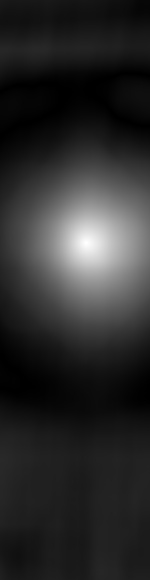
#> input picture convtest.jpg, 150 x 580 px
$ python detect_circle.py
#> lines starting #> are read from the running program, lines starting #| are printed output that depends on the picture; after the words box and inside, x2 and y2 are one past the last pixel; in counts of white or black regions, pixels touching at a corner belong together; long printed decimals are rounded
import numpy as np
import cv2
import time
import multiprocessing
from math import ceil, floor

def haar_circle_bl(size):
    if size < 3:
        raise Exception("must be size 3 or greater")
    else:

        haar = np.ones((size, size))
        radius = size // 4
        center = size // 2
        for i in range(size):
            for j in range(size):
                if ((i-center) ** 2 + (j-center) ** 2) ** 0.5 <= floor(center * 0.789):
                    haar[i][j] = -1
        return haar

def mask(image_section, haar_mask):

    if haar_mask.shape != image_section.shape:
        raise Exception(f"Shapes must match => shape of mask is {haar_mask.shape}, but shape of section is {image_section.shape}")

    return np.sum(image_section * haar_mask)

def slide(image, haar_mask, size):
    max_strength = (0,0,0,0)
    rows, cols = image.shape
    for i in range(rows - size + 1):

        for j in range(cols - size + 1):

            image_section = image[i:i + size, j:j + size]
            strength = abs(mask(image_section, haar_mask)) / (size**2)
            if strength > max_strength[0]:
                max_strength = (strength, i, j, size)
    print(f"slid, size is {size}")
    return max_strength

def final(size):
    haar_mask = haar_circle_bl(size)

    return slide(img1, haar_mask, size)

if __name__ == "__main__":
    image_name = input("which image should be checked? ")
#> the answer given: convtest.jpg
    a,haar_ex = cv2.threshold(haar_circle_bl(100),0,255,cv2.THRESH_BINARY)
    cv2.imwrite("haar.jpg", haar_ex)
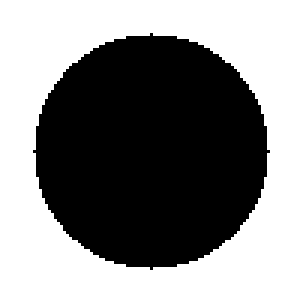
#> saved as haar.jpg: shape (100, 100) (shown 3 times larger); 52.2% white; 1 black region, box (x1, y1, x2, y2) and area: (11, 11, 90, 90) 4777

    strengths = []
    img1 = cv2.imread(image_name, 0)
#> img1 is the input picture: shape (580, 150); min 0, max 255, mean 44.2
    img1 = cv2.resize(img1, None, fx=(200/img1.shape[0]), fy=(200/img1.shape[0]), interpolation=cv2.INTER_NEAREST)
#> img1: shape (200, 52)
    cv2.imwrite("drawn.jpg", img1)
    time1 = time.time()
    print("beginning")
    with multiprocessing.Pool() as pool:
        strengths = pool.map(final, range(50, 220))
#> after the loop in slide, `for i in range(rows - size + 1):`:
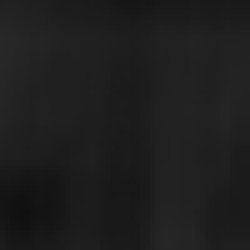
#> image_section: shape (50, 50) (shown 5 times larger); min 16, max 40, mean 29.9
#> after the loop in slide, `for i in range(rows - size + 1):`: max_strength = (24.12, 58, 2, 50)
#> in haar_circle_bl (call 3), `haar = np.ones((size, size))`: haar: shape (51, 51) float64; every value is 1
#> after the loop in haar_circle_bl (call 3), `for i in range(size):`: haar: shape (51, 51) float64; values -1 (black) and 1 (white), 56.6% white; 1 black region, box (x1, y1, x2, y2) and area: (6, 6, 45, 45) 1129
#> in haar_circle_bl (call 4), `haar = np.ones((size, size))`: haar: shape (52, 52) float64; every value is 1
#> after the loop in haar_circle_bl (call 4), `for i in range(size):`: haar: shape (52, 52) float64; values -1 (black) and 1 (white), 53.5% white; 1 black region, box (x1, y1, x2, y2) and area: (6, 6, 47, 47) 1257
#> in haar_circle_bl (call 5), `haar = np.ones((size, size))`: haar: shape (53, 53) float64; every value is 1
#> in haar_circle_bl (call 6), `haar = np.ones((size, size))`: haar: shape (54, 54) float64; every value is 1
#> after the loop in haar_circle_bl (call 6), `for i in range(size):`: haar: shape (54, 54) float64; values -1 (black) and 1 (white), 52.9% white; 1 black region, box (x1, y1, x2, y2) and area: (6, 6, 49, 49) 1373
#> in haar_circle_bl (call 7), `haar = np.ones((size, size))`: haar: shape (55, 55) float64; every value is 1
#> in haar_circle_bl (call 8), `haar = np.ones((size, size))`: haar: shape (56, 56) float64; every value is 1
#> after the loop in haar_circle_bl (call 8), `for i in range(size):`: haar: shape (56, 56) float64; values -1 (black) and 1 (white), 51.6% white; 1 black region, box (x1, y1, x2, y2) and area: (6, 6, 51, 51) 1517
#> in haar_circle_bl (call 9), `haar = np.ones((size, size))`: haar: shape (57, 57) float64; every value is 1
#> in haar_circle_bl (call 10), `haar = np.ones((size, size))`: haar: shape (58, 58) float64; every value is 1
#> after the loop in haar_circle_bl (call 10), `for i in range(size):`: haar: shape (58, 58) float64; values -1 (black) and 1 (white), 54.9% white; 1 black region, box (x1, y1, x2, y2) and area: (7, 7, 52, 52) 1517
#> in haar_circle_bl (call 11), `haar = np.ones((size, size))`: haar: shape (59, 59) float64; every value is 1
#> in haar_circle_bl (call 12), `haar = np.ones((size, size))`: haar: shape (60, 60) float64; every value is 1
#> after the loop in haar_circle_bl (call 12), `for i in range(size):`: haar: shape (60, 60) float64; values -1 (black) and 1 (white), 54.1% white; 1 black region, box (x1, y1, x2, y2) and area: (7, 7, 54, 54) 1653
#> in haar_circle_bl (call 13), `haar = np.ones((size, size))`: haar: shape (61, 61) float64; every value is 1
#> in haar_circle_bl (call 14), `haar = np.ones((size, size))`: haar: shape (62, 62) float64; every value is 1
#> after the loop in haar_circle_bl (call 14), `for i in range(size):`: haar: shape (62, 62) float64; values -1 (black) and 1 (white), 53.4% white; 1 black region, box (x1, y1, x2, y2) and area: (7, 7, 56, 56) 1793
#> in haar_circle_bl (call 15), `haar = np.ones((size, size))`: haar: shape (63, 63) float64; every value is 1
#> in haar_circle_bl (call 16), `haar = np.ones((size, size))`: haar: shape (64, 64) float64; every value is 1
#> after the loop in haar_circle_bl (call 16), `for i in range(size):`: haar: shape (64, 64) float64; values -1 (black) and 1 (white), 52.1% white; 1 black region, box (x1, y1, x2, y2) and area: (7, 7, 58, 58) 1961
#> in haar_circle_bl (call 17), `haar = np.ones((size, size))`: haar: shape (65, 65) float64; every value is 1
#> in haar_circle_bl (call 18), `haar = np.ones((size, size))`: haar: shape (66, 66) float64; every value is 1
#> after the loop in haar_circle_bl (call 18), `for i in range(size):`: haar: shape (66, 66) float64; values -1 (black) and 1 (white), 51.3% white; 1 black region, box (x1, y1, x2, y2) and area: (7, 7, 60, 60) 2121
#> in haar_circle_bl (call 19), `haar = np.ones((size, size))`: haar: shape (67, 67) float64; every value is 1
#> after the loop in haar_circle_bl (call 19), `for i in range(size):`:
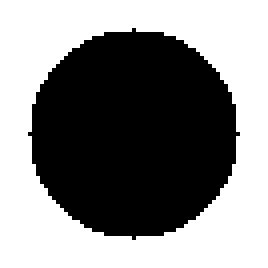
#> haar: shape (67, 67) float64 (shown 4 times larger); values -1 (black) and 1 (white), 52.8% white; 1 black region, box (x1, y1, x2, y2) and area: (7, 7, 60, 60) 2121
#> in haar_circle_bl (call 20), `haar = np.ones((size, size))`: haar: shape (68, 68) float64; every value is 1
#> after the loop in haar_circle_bl (call 20), `for i in range(size):`:
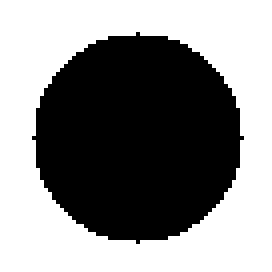
#> haar: shape (68, 68) float64 (shown 4 times larger); values -1 (black) and 1 (white), 54.1% white; 1 black region, box (x1, y1, x2, y2) and area: (8, 8, 61, 61) 2121
#> in haar_circle_bl (call 21), `haar = np.ones((size, size))`: haar: shape (69, 69) float64; every value is 1
#> after the loop in haar_circle_bl (call 21), `for i in range(size):`:
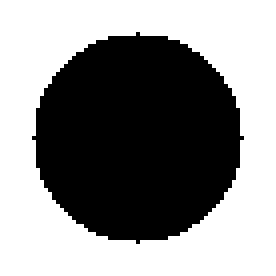
#> haar: shape (69, 69) float64 (shown 4 times larger); values -1 (black) and 1 (white), 55.5% white; 1 black region, box (x1, y1, x2, y2) and area: (8, 8, 61, 61) 2121
#> in haar_circle_bl (call 22), `haar = np.ones((size, size))`: haar: shape (70, 70) float64; every value is 1
#> after the loop in haar_circle_bl (call 22), `for i in range(size):`:
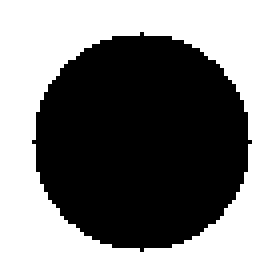
#> haar: shape (70, 70) float64 (shown 4 times larger); values -1 (black) and 1 (white), 53.3% white; 1 black region, box (x1, y1, x2, y2) and area: (8, 8, 63, 63) 2289
#> in haar_circle_bl (call 23), `haar = np.ones((size, size))`: haar: shape (71, 71) float64; every value is 1
#> after the loop in haar_circle_bl (call 23), `for i in range(size):`:
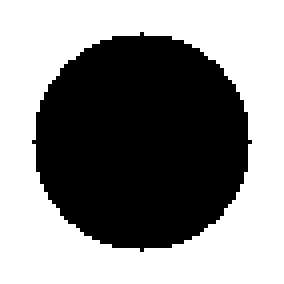
#> haar: shape (71, 71) float64 (shown 4 times larger); values -1 (black) and 1 (white), 54.6% white; 1 black region, box (x1, y1, x2, y2) and area: (8, 8, 63, 63) 2289
#> strengths = 170 items, first 6: (24.12, 58, 2, 50), (19.47, 58, 1, 51), (26.92, 57, 0, 52), (0, 0, 0, 0), (0, 0, 0, 0), (0, 0, 0, 0)


    print(f"{floor(time.time() - time1)} seconds elapsed")
    print(img1.shape)
#| (200, 52)

    strengths = sorted(strengths)
#> strengths = 170 items, first 6: (0, 0, 0, 0), (0, 0, 0, 0), (0, 0, 0, 0), (0, 0, 0, 0), (0, 0, 0, 0), (0, 0, 0, 0)
    a = strengths[-1]
#> a = (26.92, 57, 0, 52)
    print(a)
#| (26.916, 57, 0, 52)


    processed = cv2.circle(img1, (a[2] + a[3]//2, a[1] + a[3]//2), floor((a[3]//2) * 0.798), (255, 0, 0), 1)
    processed = cv2.rectangle(processed, (a[2], a[1]), (a[2] + a[3], a[1] + a[3]), (255, 0, 0))

    cv2.imwrite("drawn.jpg", processed)
